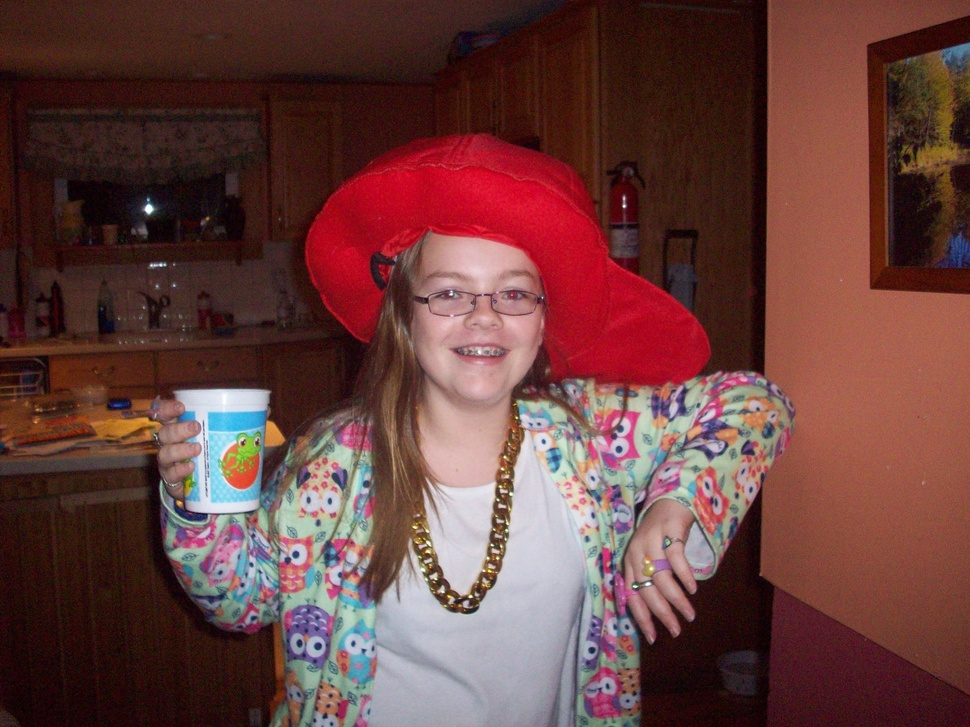
#> input picture BadAssAlex.jpg, 970 x 727 px, shrunk from 2048 x 1536 before the run
$ python edgeDetection.py
#> lines starting #> are read from the running program, lines starting #| are printed output that depends on the picture
### timer.py
import time

class TimerError(Exception):
    """A custom exception used to report errors in use of Timer class"""

class Timer:
    def __init__(self):
        self._start_time = None

    def start(self):
        """Start a new timer"""
        if self._start_time is not None:
            raise TimerError("Timer is running. Use .stop() to stop it")

        self._start_time = time.perf_counter()

    def stop(self):
        """Stop the timer, and report the elapsed time"""
        if self._start_time is None:
            raise TimerError("Timer is not running. Use .start() to start it")

        elapsed_time = time.perf_counter() - self._start_time
        self._start_time = None
        print(f"Elapsed time: {elapsed_time:0.4f} seconds")

### edgeDetection.py
from timer import Timer
import cv2 as cv
import numpy as np

img = cv.imread("BadAssAlex.jpg")
#> img is the input picture: shape (727, 970, 3); mean B, G, R 60.9, 63.8, 104.7
gray_img = cv.cvtColor(img, cv.COLOR_BGR2GRAY)
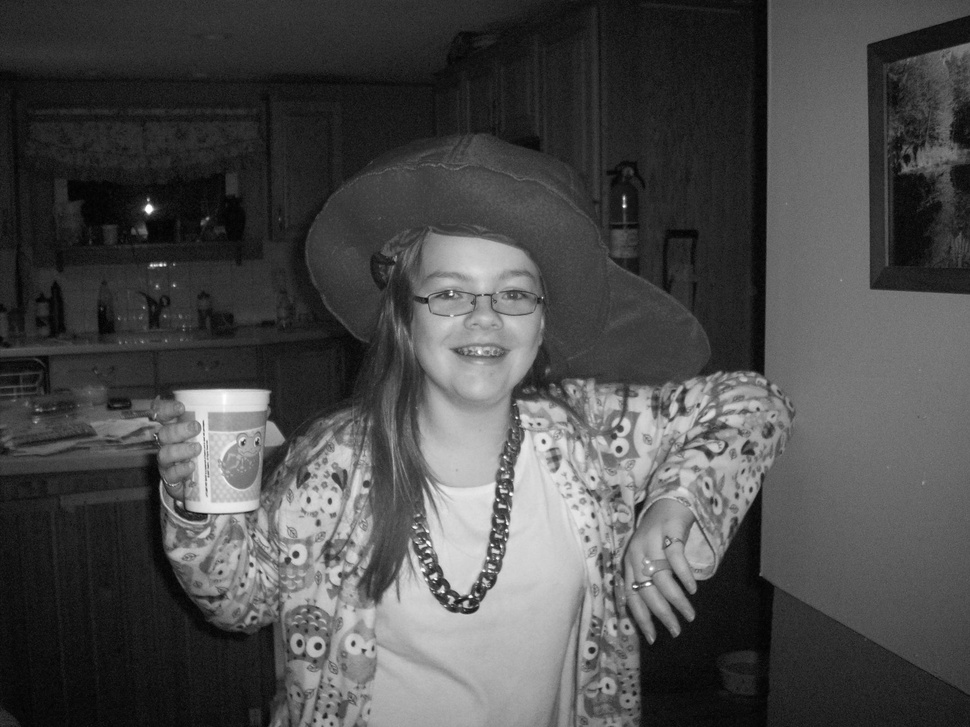
#> gray_img: shape (727, 970); min 1, max 254, mean 75.7
edgeKernel = [[-1,-1,-1],[-1,8,-1],[-1,-1,-1]]

def convolution(img, kernel):
    row = img.shape[0] - len(kernel) + 1
#> row = 725
    col = img.shape[1] - len(kernel[0]) + 1
#> col = 968
    filtered_img = np.zeros(shape=(row, col))

    for i in range(row):
        for j in range(col):
            current = img[i : i+len(kernel), j : j+len(kernel[0])]
            multiplication = np.sum(current * kernel)
            filtered_img[i,j] = multiplication
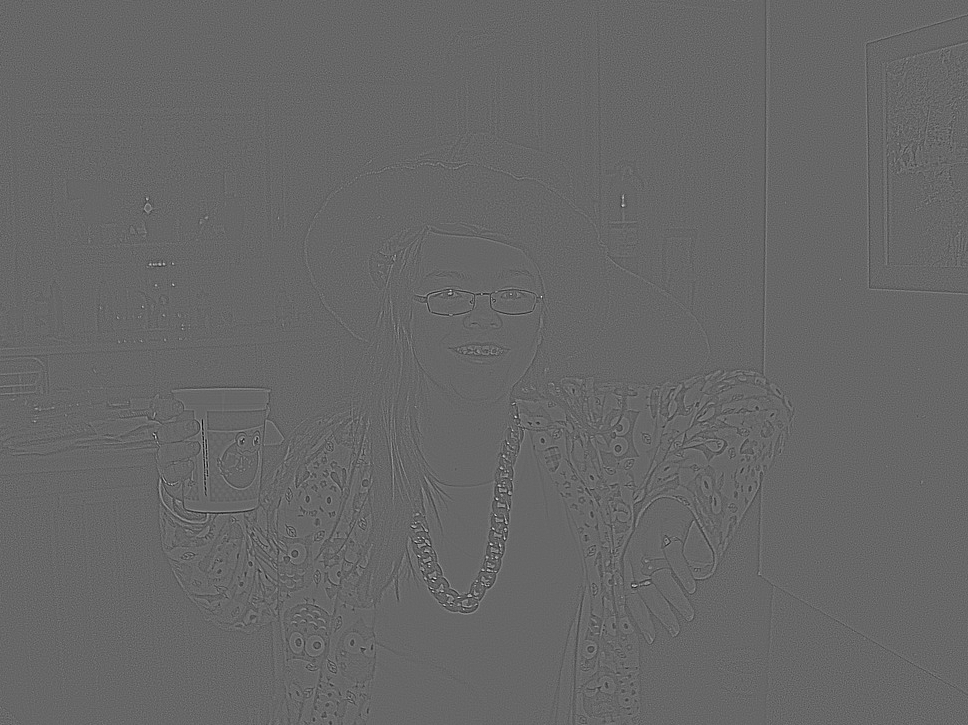
#> filtered_img: shape (725, 968) float64; min -604, max 887, mean 0; drawn with min black and max white
    return filtered_img

def main():
    t = Timer()
    t.start()
    print("Starting Convolution!")
    filtered_img = convolution(gray_img, edgeKernel)
    cv.imshow("original Image", gray_img)
    cv.imshow("Filtered Image", filtered_img)
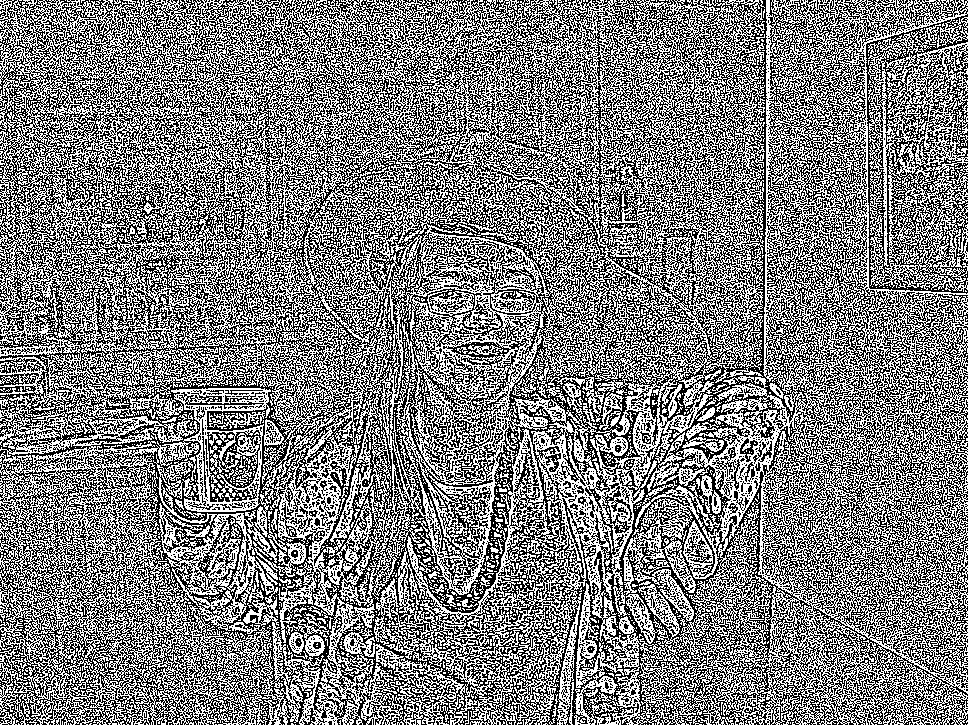
#> window 'Filtered Image': shape (725, 968); 49.7% white in thin lines or dots
    print("Done processing images!")
    t.stop()
    cv.imwrite("Alexfiltered.jpg", filtered_img)
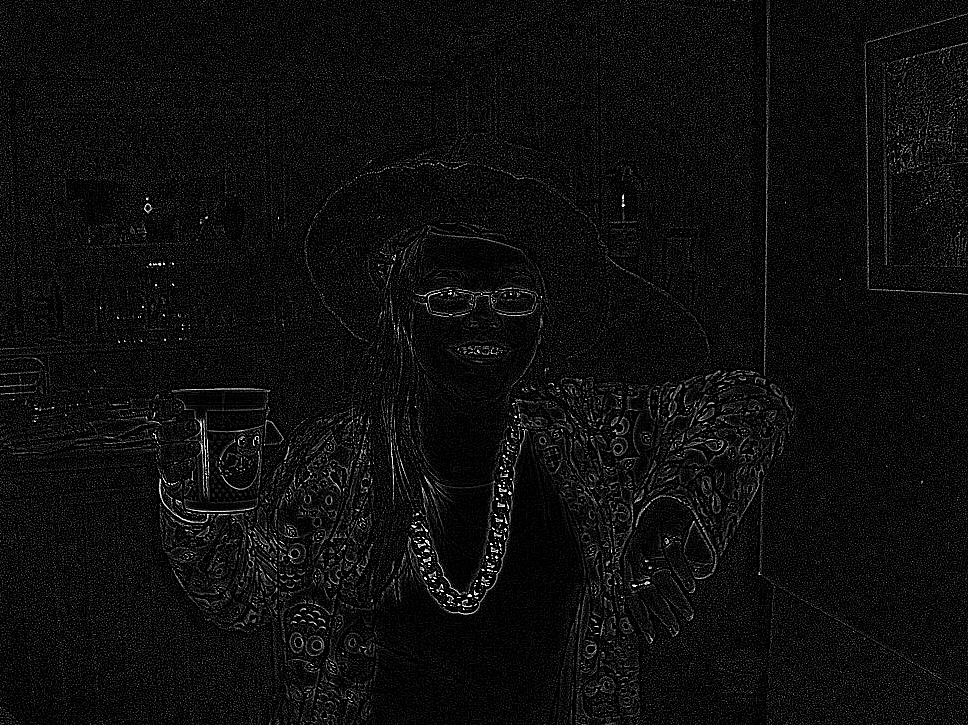
#> saved as Alexfiltered.jpg: shape (725, 968); min 0, max 255, mean 13.9
    cv.waitKey()

if __name__ == '__main__':
    main()

$ run again, with A-10.jpg copied over BadAssAlex.jpg
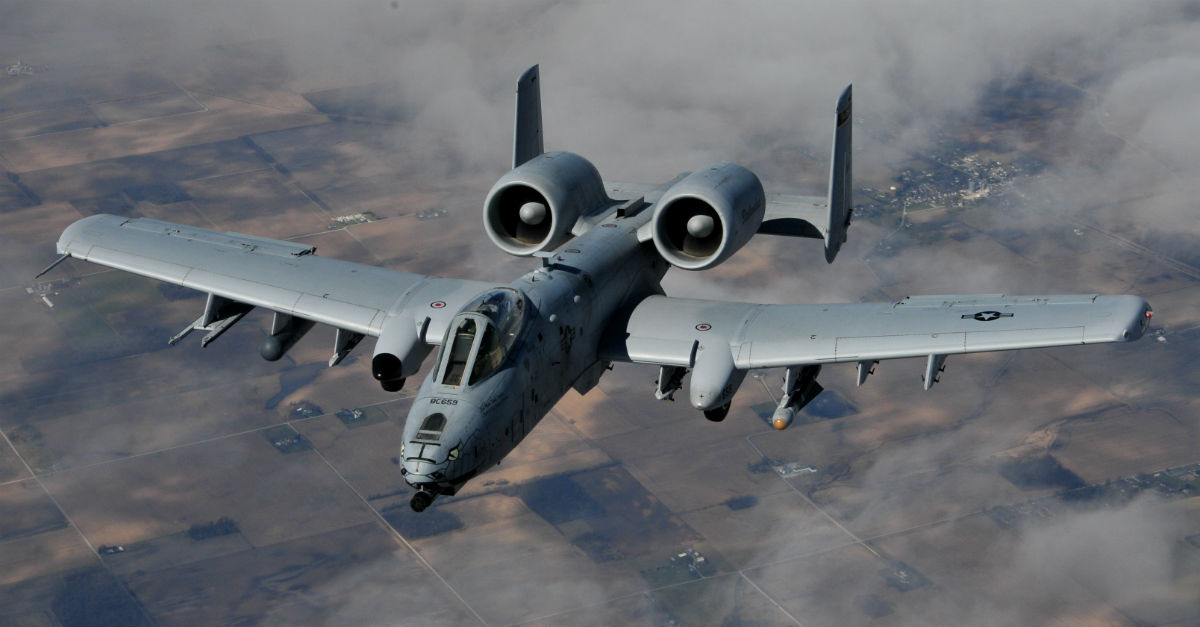
#> input picture A-10.jpg, 1200 x 627 px
#> img is the input picture: shape (627, 1200, 3); mean B, G, R 112.9, 108, 105
#> in main, `cv.imshow("Filtered Image", filtered_img)`:
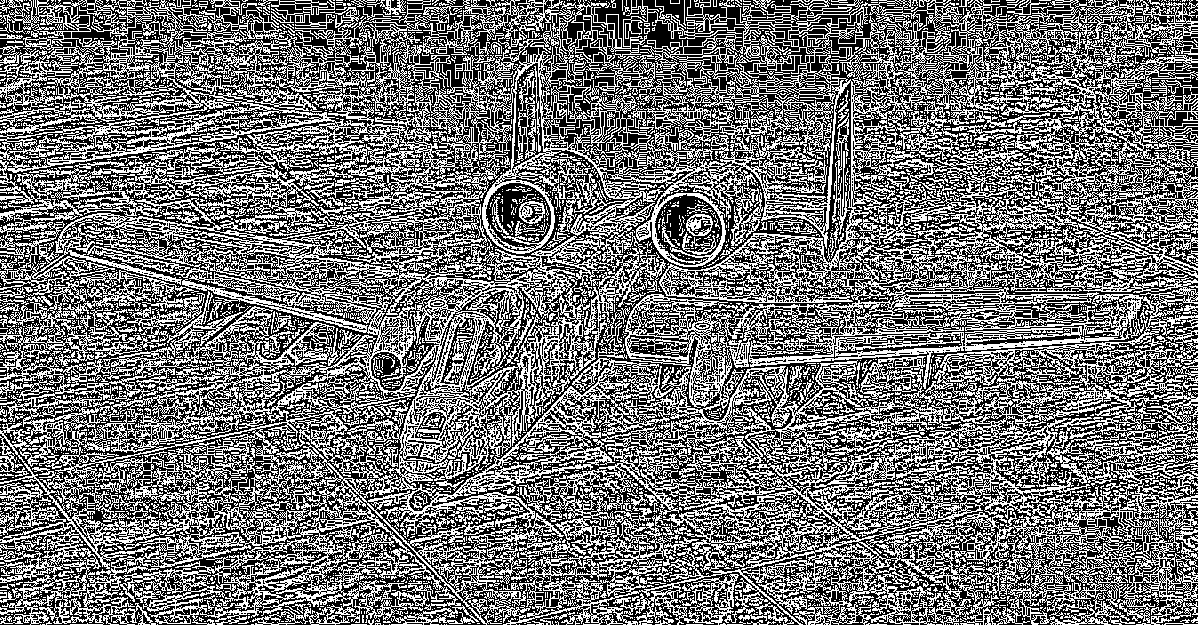
#> window 'Filtered Image': shape (625, 1198); 45.2% white in thin lines or dots
#> in main, `cv.imwrite("Alexfiltered.jpg", filtered_img)`:
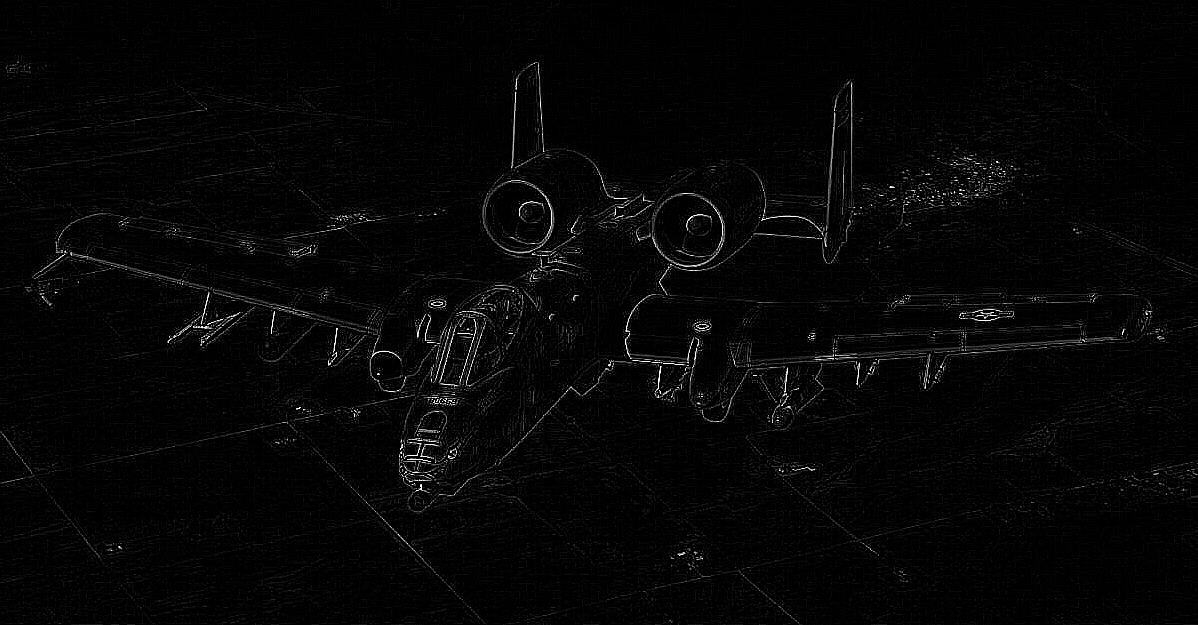
#> saved as Alexfiltered.jpg: shape (625, 1198); min 0, max 255, mean 5.6
